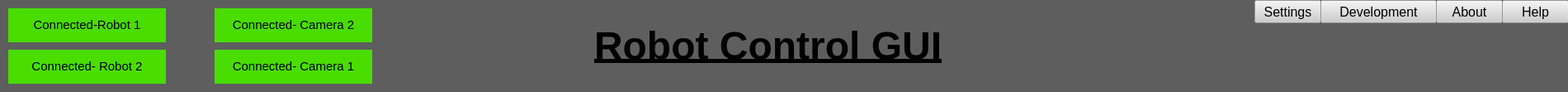
   <widget class="QWidget" name="Connections" native="true">
    <property name="geometry">
     <rect>
      <x>10</x>
      <y>10</y>
      <width>1900</width>
      <height>111</height>
     </rect>
    </property>
    <property name="styleSheet">
     <string notr="true">background-color: rgb(94, 94, 94);</string>
    </property>
    <widget class="QWidget" name="CameraConnected1" native="true">
     <property name="geometry">
      <rect>
       <x>260</x>
       <y>60</y>
       <width>191</width>
       <height>41</height>
      </rect>
     </property>
     <property name="toolTip">
      <string>&lt;html&gt;&lt;head/&gt;&lt;body&gt;&lt;p&gt;&lt;br/&gt;&lt;/p&gt;&lt;/body&gt;&lt;/html&gt;</string>
     </property>
     <property name="styleSheet">
      <string notr="true">background-color: rgb(73, 221, 0);</string>
     </property>
     <widget class="QLabel" name="CameraConnectedLabel1">
      <property name="geometry">
       <rect>
        <x>0</x>
        <y>0</y>
        <width>191</width>
        <height>41</height>
       </rect>
      </property>
      <property name="font">
       <font>
        <pointsize>12</pointsize>
       </font>
      </property>
      <property name="styleSheet">
       <string notr="true"/>
      </property>
      <property name="text">
       <string>&lt;html&gt;&lt;head/&gt;&lt;body&gt;&lt;p align=&quot;center&quot;&gt;&lt;span style=&quot; font-size:11pt;&quot;&gt;Connected- Camera 1&lt;/span&gt;&lt;/p&gt;&lt;/body&gt;&lt;/html&gt;</string>
      </property>
     </widget>
    </widget>
    <widget class="QWidget" name="Robot1Connected" native="true">
     <property name="geometry">
      <rect>
       <x>10</x>
       <y>10</y>
       <width>191</width>
       <height>41</height>
      </rect>
     </property>
     <property name="styleSheet">
      <string notr="true">background-color: rgb(73, 221, 0);</string>
     </property>
     <widget class="QLabel" name="Robot1ConnectedLabel">
      <property name="geometry">
       <rect>
        <x>0</x>
        <y>0</y>
        <width>191</width>
        <height>41</height>
       </rect>
      </property>
      <property name="font">
       <font>
        <pointsize>12</pointsize>
       </font>
      </property>
      <property name="text">
       <string>&lt;html&gt;&lt;head/&gt;&lt;body&gt;&lt;p align=&quot;center&quot;&gt;&lt;span style=&quot; font-size:11pt;&quot;&gt;Connected-Robot 1&lt;/span&gt;&lt;/p&gt;&lt;/body&gt;&lt;/html&gt;</string>
      </property>
     </widget>
    </widget>
    <widget class="QPushButton" name="Settings">
     <property name="geometry">
      <rect>
       <x>1520</x>
       <y>0</y>
       <width>81</width>
       <height>28</height>
      </rect>
     </property>
     <property name="font">
      <font>
       <pointsize>12</pointsize>
       <weight>50</weight>
       <bold>false</bold>
       <underline>false</underline>
      </font>
     </property>
     <property name="styleSheet">
      <string notr="true">background-color: rgb(205, 205, 205);</string>
     </property>
     <property name="text">
      <string>Settings</string>
     </property>
     <property name="iconSize">
      <size>
       <width>50</width>
       <height>50</height>
      </size>
     </property>
     <property name="flat">
      <bool>false</bool>
     </property>
    </widget>
    <widget class="QPushButton" name="Help">
     <property name="geometry">
      <rect>
       <x>1820</x>
       <y>0</y>
       <width>81</width>
       <height>28</height>
      </rect>
     </property>
     <property name="font">
      <font>
       <pointsize>12</pointsize>
       <weight>50</weight>
       <bold>false</bold>
       <underline>false</underline>
      </font>
     </property>
     <property name="styleSheet">
      <string notr="true">background-color: rgb(205, 205, 205);</string>
     </property>
     <property name="text">
      <string>Help</string>
     </property>
     <property name="iconSize">
      <size>
       <width>50</width>
       <height>50</height>
      </size>
     </property>
     <property name="flat">
      <bool>false</bool>
     </property>
    </widget>
    <widget class="QPushButton" name="About">
     <property name="geometry">
      <rect>
       <x>1740</x>
       <y>0</y>
       <width>81</width>
       <height>28</height>
      </rect>
     </property>
     <property name="font">
      <font>
       <pointsize>12</pointsize>
       <weight>50</weight>
       <bold>false</bold>
       <underline>false</underline>
      </font>
     </property>
     <property name="styleSheet">
      <string notr="true">background-color: rgb(205, 205, 205);</string>
     </property>
     <property name="text">
      <string>About</string>
     </property>
     <property name="iconSize">
      <size>
       <width>50</width>
       <height>50</height>
      </size>
     </property>
     <property name="flat">
      <bool>false</bool>
     </property>
    </widget>
    <widget class="QPushButton" name="Development">
     <property name="geometry">
      <rect>
       <x>1600</x>
       <y>0</y>
       <width>141</width>
       <height>28</height>
      </rect>
     </property>
     <property name="font">
      <font>
       <pointsize>12</pointsize>
       <weight>50</weight>
       <bold>false</bold>
       <underline>false</underline>
      </font>
     </property>
     <property name="styleSheet">
      <string notr="true">background-color: rgb(205, 205, 205);</string>
     </property>
     <property name="text">
      <string>Development</string>
     </property>
     <property name="iconSize">
      <size>
       <width>50</width>
       <height>50</height>
      </size>
     </property>
     <property name="flat">
      <bool>false</bool>
     </property>
    </widget>
    <widget class="QLabel" name="ControlRobotTitle">
     <property name="geometry">
      <rect>
       <x>720</x>
       <y>20</y>
       <width>581</width>
       <height>71</height>
      </rect>
     </property>
     <property name="text">
      <string>&lt;html&gt;&lt;head/&gt;&lt;body&gt;&lt;p&gt;&lt;span style=&quot; font-size:36pt; font-weight:600; text-decoration: underline;&quot;&gt;Robot Control GUI&lt;/span&gt;&lt;/p&gt;&lt;/body&gt;&lt;/html&gt;</string>
     </property>
    </widget>
    <widget class="QWidget" name="Robot2Connected" native="true">
     <property name="geometry">
      <rect>
       <x>10</x>
       <y>60</y>
       <width>191</width>
       <height>41</height>
      </rect>
     </property>
     <property name="styleSheet">
      <string notr="true">background-color: rgb(73, 221, 0);</string>
     </property>
     <widget class="QLabel" name="Robot2ConnectedLabel">
      <property name="geometry">
       <rect>
        <x>0</x>
        <y>0</y>
        <width>191</width>
        <height>41</height>
       </rect>
      </property>
      <property name="font">
       <font>
        <pointsize>12</pointsize>
       </font>
      </property>
      <property name="text">
       <string>&lt;html&gt;&lt;head/&gt;&lt;body&gt;&lt;p align=&quot;center&quot;&gt;&lt;span style=&quot; font-size:11pt;&quot;&gt;Connected- Robot 2&lt;/span&gt;&lt;/p&gt;&lt;/body&gt;&lt;/html&gt;</string>
      </property>
     </widget>
    </widget>
    <widget class="QWidget" name="CameraConnected2" native="true">
     <property name="geometry">
      <rect>
       <x>260</x>
       <y>10</y>
       <width>191</width>
       <height>41</height>
      </rect>
     </property>
     <property name="toolTip">
      <string>&lt;html&gt;&lt;head/&gt;&lt;body&gt;&lt;p&gt;&lt;br/&gt;&lt;/p&gt;&lt;/body&gt;&lt;/html&gt;</string>
     </property>
     <property name="styleSheet">
      <string notr="true">background-color: rgb(73, 221, 0);</string>
     </property>
     <widget class="QLabel" name="CameraConnectedLabel2">
      <property name="geometry">
       <rect>
        <x>0</x>
        <y>0</y>
        <width>191</width>
        <height>41</height>
       </rect>
      </property>
      <property name="font">
       <font>
        <pointsize>12</pointsize>
       </font>
      </property>
      <property name="styleSheet">
       <string notr="true"/>
      </property>
      <property name="text">
       <string>&lt;html&gt;&lt;head/&gt;&lt;body&gt;&lt;p align=&quot;center&quot;&gt;&lt;span style=&quot; font-size:11pt;&quot;&gt;Connected- Camera 2&lt;/span&gt;&lt;/p&gt;&lt;/body&gt;&lt;/html&gt;</string>
      </property>
     </widget>
    </widget>
    <widget class="QPushButton" name="Robot1Button">
     <property name="geometry">
      <rect>
       <x>210</x>
       <y>10</y>
       <width>51</width>
       <height>41</height>
      </rect>
     </property>
     <property name="styleSheet">
      <string notr="true"/>
     </property>
     <property name="text">
      <string/>
     </property>
     <property name="icon">
      <iconset>
       <normaloff>../Images/power_off.png</normaloff>
       <normalon>../Images/power_on.png</normalon>../Images/power_off.png</iconset>
     </property>
     <property name="iconSize">
      <size>
       <width>41</width>
       <height>41</height>
      </size>
     </property>
     <property name="checkable">
      <bool>true</bool>
     </property>
     <property name="flat">
      <bool>true</bool>
     </property>
    </widget>
    <widget class="QPushButton" name="Robot2Button">
     <property name="geometry">
      <rect>
       <x>210</x>
       <y>60</y>
       <width>51</width>
       <height>41</height>
      </rect>
     </property>
     <property name="styleSheet">
      <string notr="true"/>
     </property>
     <property name="text">
      <string/>
     </property>
     <property name="icon">
      <iconset>
       <normaloff>../Images/power_off.png</normaloff>
       <normalon>../Images/power_on.png</normalon>../Images/power_off.png</iconset>
     </property>
     <property name="iconSize">
      <size>
       <width>41</width>
       <height>41</height>
      </size>
     </property>
     <property name="checkable">
      <bool>true</bool>
     </property>
     <property name="flat">
      <bool>true</bool>
     </property>
    </widget>
    <widget class="QPushButton" name="Camera1Button">
     <property name="geometry">
      <rect>
       <x>450</x>
       <y>60</y>
       <width>51</width>
       <height>41</height>
      </rect>
     </property>
     <property name="styleSheet">
      <string notr="true"/>
     </property>
     <property name="text">
      <string/>
     </property>
     <property name="icon">
      <iconset>
       <normaloff>../Images/power_off.png</normaloff>
       <normalon>../Images/power_on.png</normalon>../Images/power_off.png</iconset>
     </property>
     <property name="iconSize">
      <size>
       <width>41</width>
       <height>41</height>
      </size>
     </property>
     <property name="checkable">
      <bool>true</bool>
     </property>
     <property name="flat">
      <bool>true</bool>
     </property>
    </widget>
    <widget class="QPushButton" name="Camera2Button">
     <property name="geometry">
      <rect>
       <x>450</x>
       <y>10</y>
       <width>51</width>
       <height>41</height>
      </rect>
     </property>
     <property name="styleSheet">
      <string notr="true"/>
     </property>
     <property name="text">
      <string/>
     </property>
     <property name="icon">
      <iconset>
       <normaloff>../Images/power_off.png</normaloff>
       <normalon>../Images/power_on.png</normalon>../Images/power_off.png</iconset>
     </property>
     <property name="iconSize">
      <size>
       <width>41</width>
       <height>41</height>
      </size>
     </property>
     <property name="checkable">
      <bool>true</bool>
     </property>
     <property name="flat">
      <bool>true</bool>
     </property>
    </widget>
   </widget>
